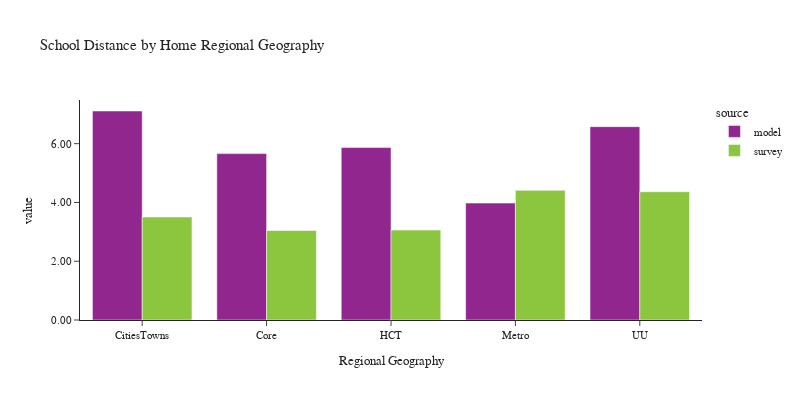

The cell this chart's notebook holds for it:
### Code cell
plot_school_location(df_students, 'rg_proposed_home', 'Home Regional Geography', 'Regional Geography')

### Figure 1 — Plotly figure (JSON) as saved in the notebook; plotly's stock layout.template omitted (floating-point values rounded to 4 significant figures)
{"data": [{"alignmentgroup": "True", "customdata": [[97804], [224948], [222363], [261328], [45843]], "hovertemplate": "source=model<br>rg_proposed_home=%{x}<br>value=%{y}<br>sample count=%{customdata[0]}<extra></extra>", "legendgroup": "model", "marker": {"color": "#91268F", "pattern": {"shape": ""}}, "name": "model", "offsetgroup": "model", "orientation": "v", "showlegend": true, "textposition": "auto", "type": "bar", "x": ["CitiesTowns", "Core", "HCT", "Metro", "UU"], "xaxis": "x", "y": [7.111, 5.661, 5.867, 3.978, 6.579], "yaxis": "y"}, {"alignmentgroup": "True", "customdata": [[87], [173], [206], [247], [21]], "hovertemplate": "source=survey<br>rg_proposed_home=%{x}<br>value=%{y}<br>sample count=%{customdata[0]}<extra></extra>", "legendgroup": "survey", "marker": {"color": "#8CC63E", "pattern": {"shape": ""}}, "name": "survey", "offsetgroup": "survey", "orientation": "v", "showlegend": true, "textposition": "auto", "type": "bar", "x": ["CitiesTowns", "Core", "HCT", "Metro", "UU"], "xaxis": "x", "y": [3.506, 3.045, 3.059, 4.411, 4.365], "yaxis": "y"}], "layout": {"barmode": "group", "font": {"size": 11}, "height": 400, "legend": {"title": {"text": "source"}, "tracegroupgap": 0}, "title": {"text": "School Distance by Home Regional Geography"}, "width": 800, "xaxis": {"anchor": "y", "domain": [0.0, 1.0], "title": {"text": "Regional Geography"}}, "yaxis": {"anchor": "x", "domain": [0.0, 1.0], "tickformat": ".2f", "title": {"text": "value"}}}}
